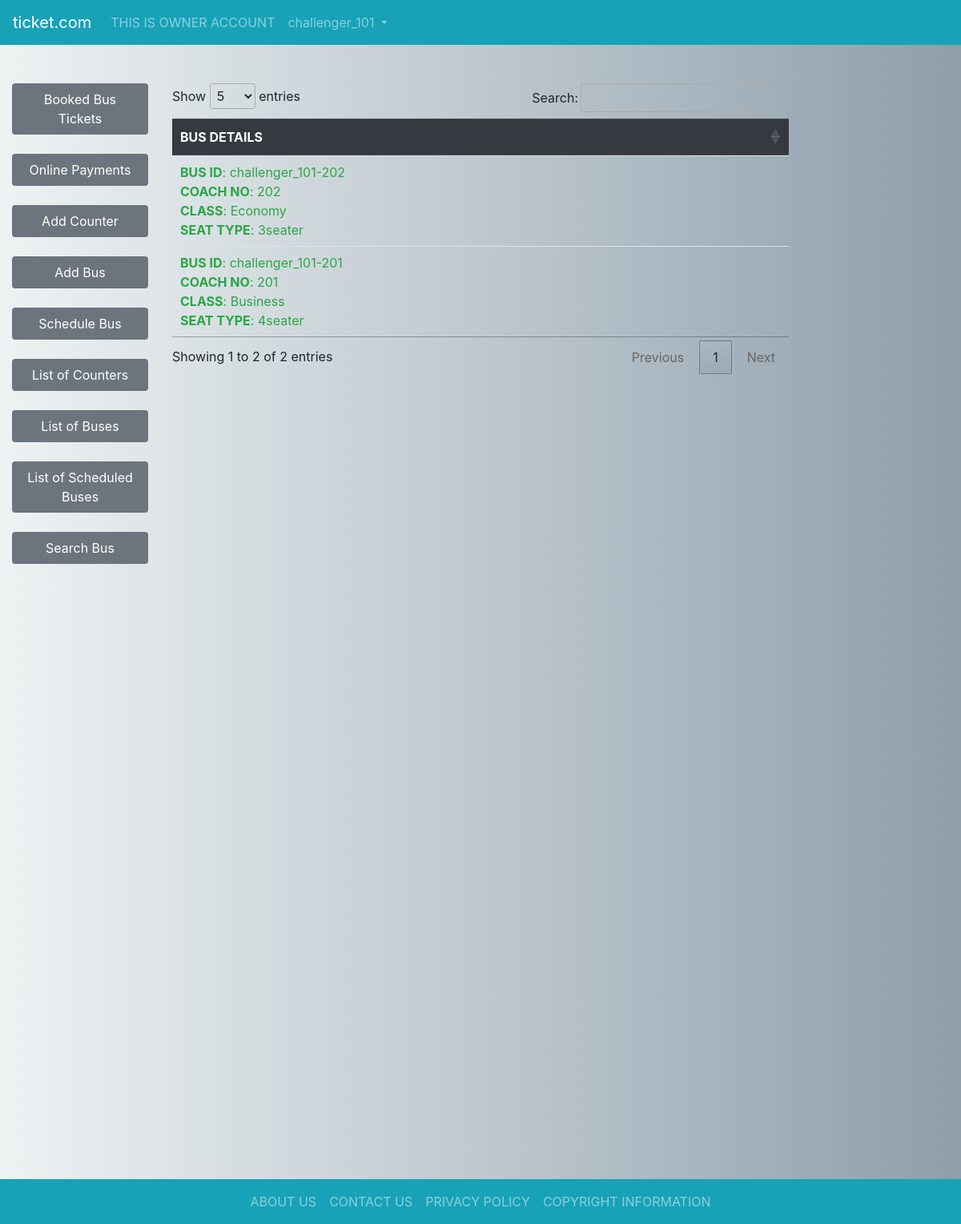
Page /owner/ownerbuses.php (signed in) on the earlier database version.
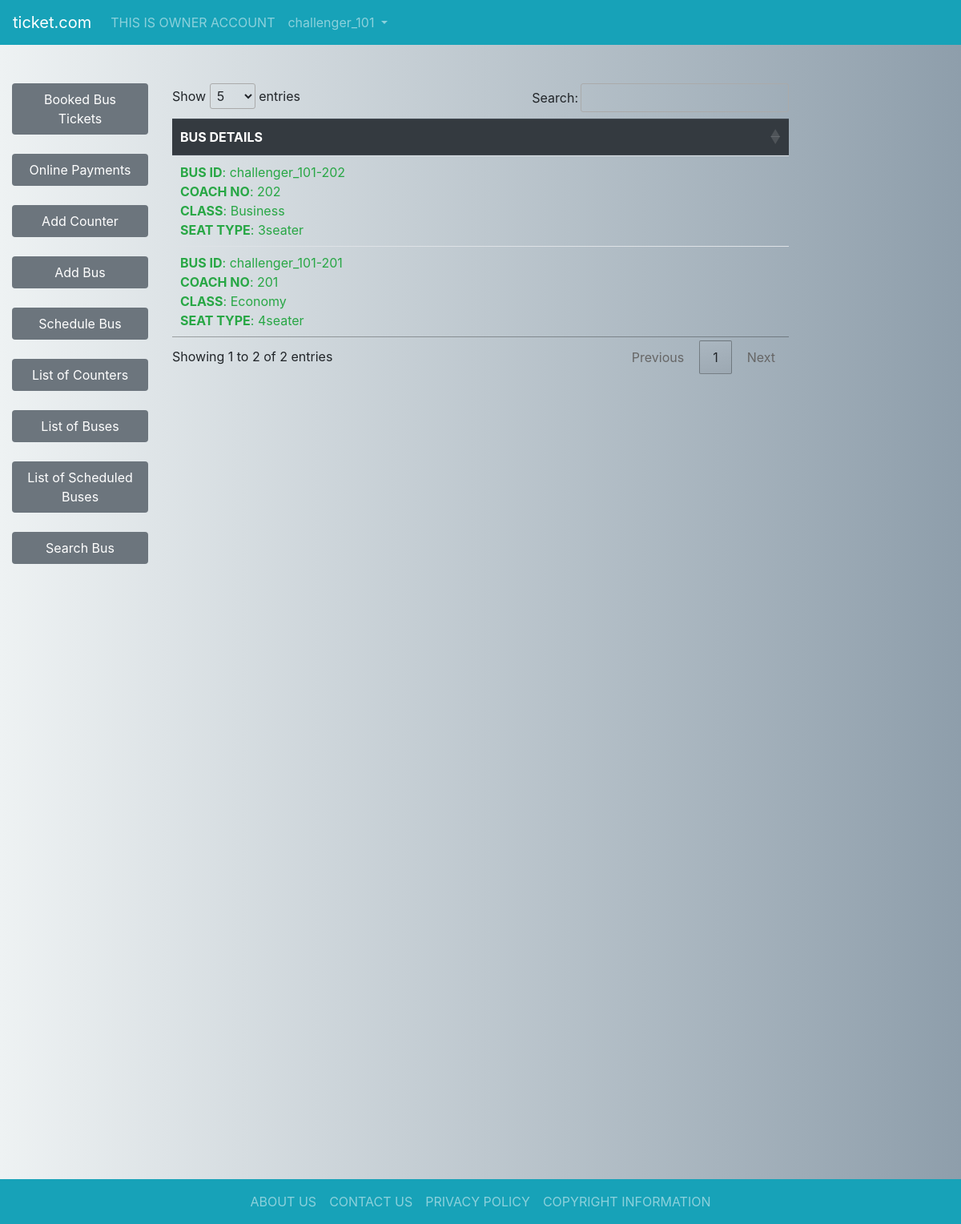
Same page on the later database version.
### tables this page shows
CREATE TABLE `buslist` (
  `REG` timestamp NOT NULL DEFAULT current_timestamp(),
  `BUS_ID` varchar(255) NOT NULL,
  `OWNER` varchar(255) NOT NULL,
  `COACH_NO` varchar(255) NOT NULL,
  `CLASS` varchar(255) NOT NULL,
  `SEAT_TYPE` varchar(255) NOT NULL
);

### includes/buslist.php (the view, shortened to what this page needs)
<?php
$query = "SELECT * FROM buslist WHERE OWNER='$user_id' ORDER BY REG DESC";
$result = mysqli_query($con, $query);
echo "
<br>
<table class='table table-hover' id='buslist'>
<thead class='thead-dark'>
<tr>
<th>BUS DETAILS</th>
</tr>
</thead>
<tbody>
";
while ($row = mysqli_fetch_array($result)) {
    $busid = $row['BUS_ID'];
    $coach = $row['COACH_NO'];
    $class = $row['CLASS'];
    $seat = $row['SEAT_TYPE'];
    echo "
    <tr>
    <td class='text-left text-success'><b>BUS ID</b>: $busid <br><b>COACH NO</b>: $coach <br><b>CLASS</b>: $class <br><b>SEAT TYPE</b>: $seat </td>
    </tr>
    ";
}
echo "
</tbody>
</table>
<br>
";
?>

Differences in the rows shown:
changed buslist "challenger_101-202": CLASS "Economy" → "Business"
changed buslist "challenger_101-201": CLASS "Business" → "Economy"
